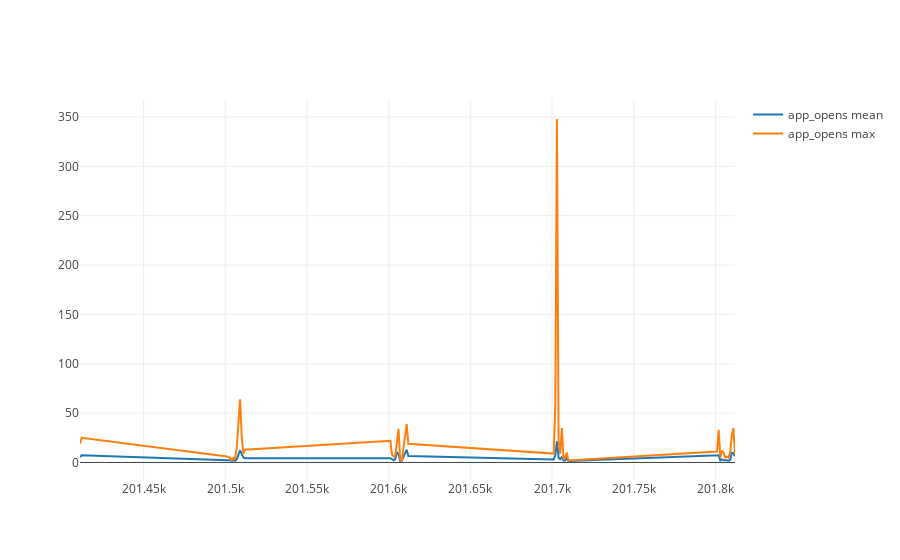
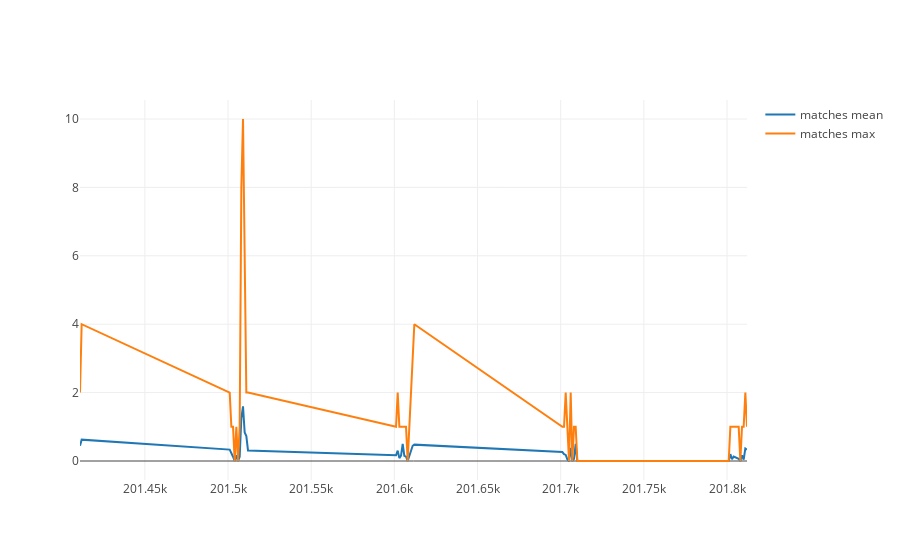
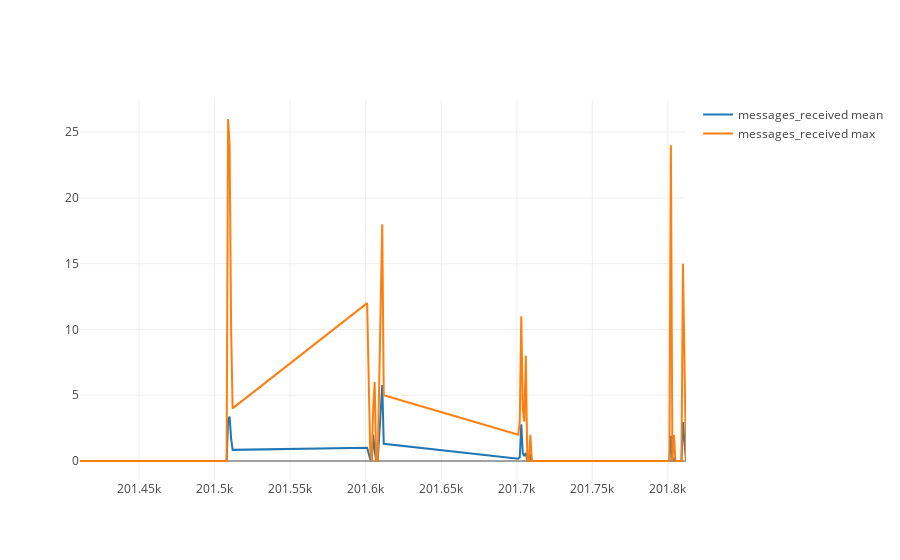
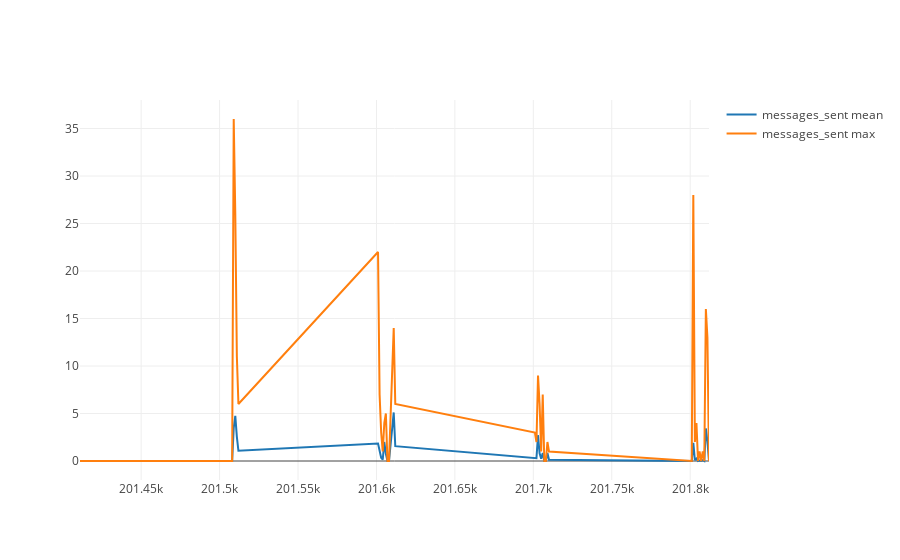

Write notebook code for charts like these, in order.
### Code cell
for trace2 in traces:
    iplot(trace2)
